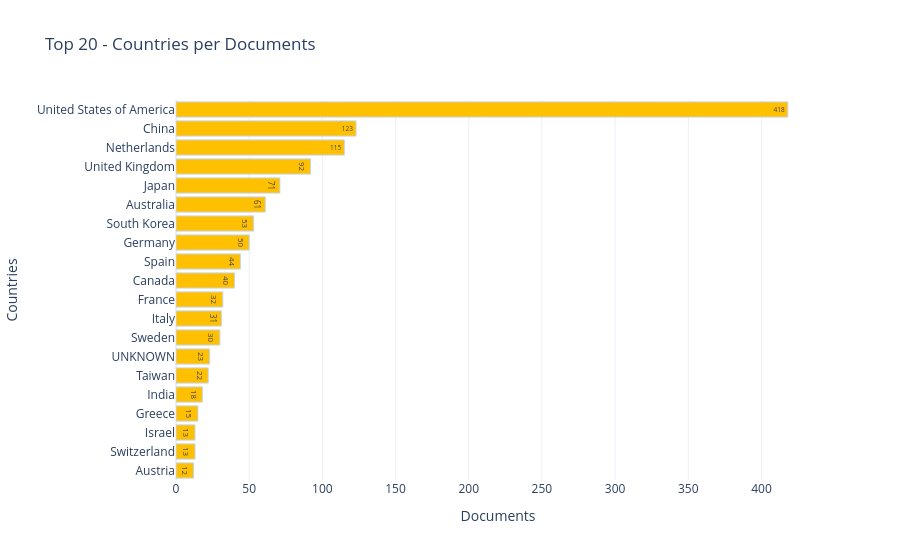

Notebook cell for this chart:
### Code cell
#### Countries per publication

# Assuming this is done by individual author affiliation since there are more documents "USA" than in the entire imported citation list
bibfile.plot_bars(view='notebook', statistic='cpd')

### Figure 1 — Plotly figure (JSON) as saved in the notebook; plotly's stock layout.template omitted (floating-point values rounded to 4 significant figures)
{"data": [{"marker": {"color": "#ffc001", "line": {"color": "#c3d5e8", "width": 1}}, "orientation": "h", "text": ["418", "123", "115", "92", "71", "61", "53", "50", "44", "40", "32", "31", "30", "23", "22", "18", "15", "13", "13", "12"], "textposition": "auto", "type": "bar", "x": [418, 123, 115, 92, 71, 61, 53, 50, 44, 40, 32, 31, 30, 23, 22, 18, 15, 13, 13, 12], "y": ["United States of America", "China", "Netherlands", "United Kingdom", "Japan", "Australia", "South Korea", "Germany", "Spain", "Canada", "France", "Italy", "Sweden", "UNKNOWN", "Taiwan", "India", "Greece", "Israel", "Switzerland", "Austria"]}], "layout": {"title": {"text": "Top 20 - Countries per Documents"}, "xaxis": {"title": {"text": "Documents"}}, "yaxis": {"autorange": "reversed", "title": {"text": "Countries"}}}}
